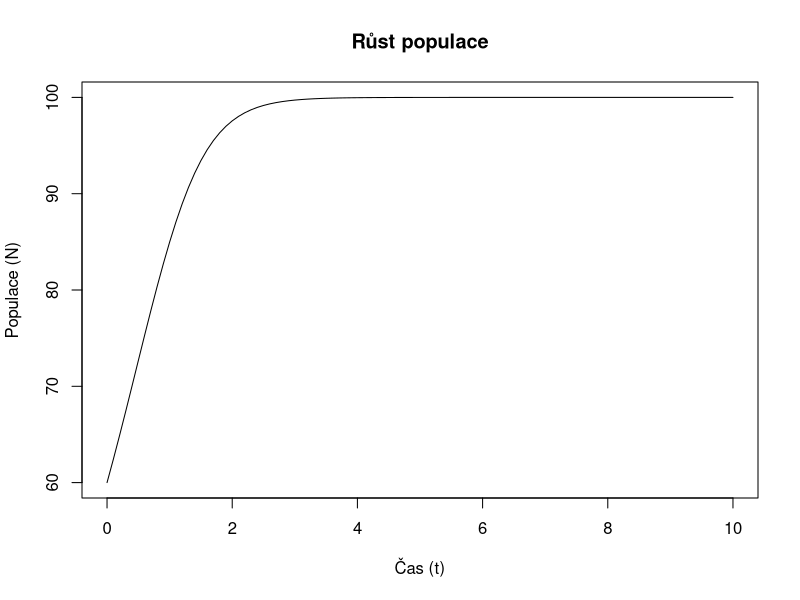
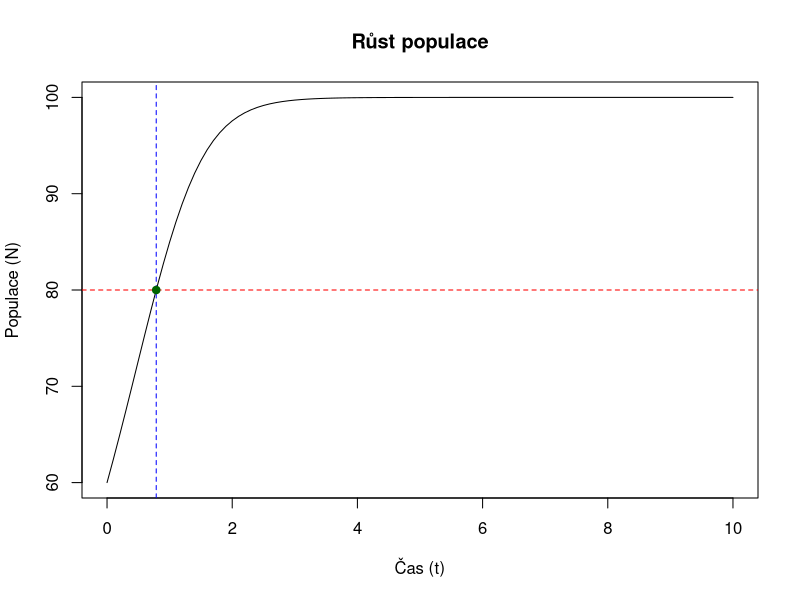
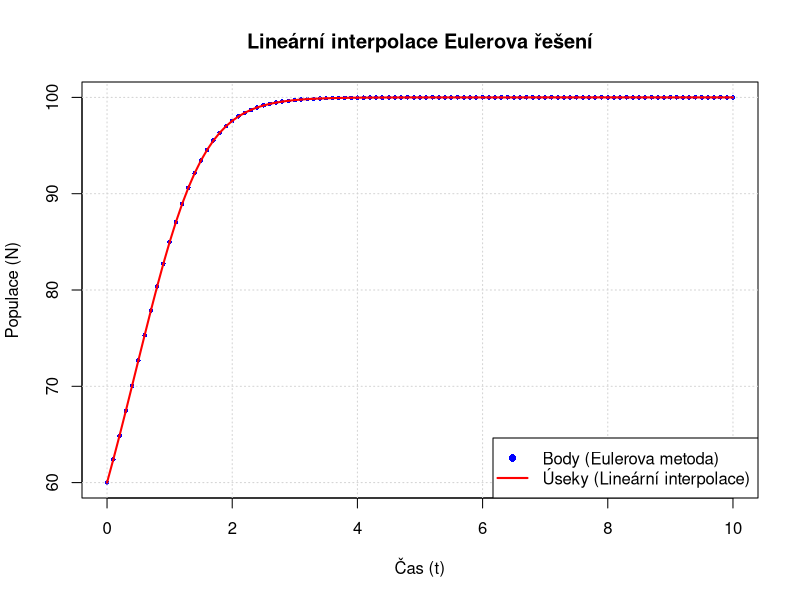
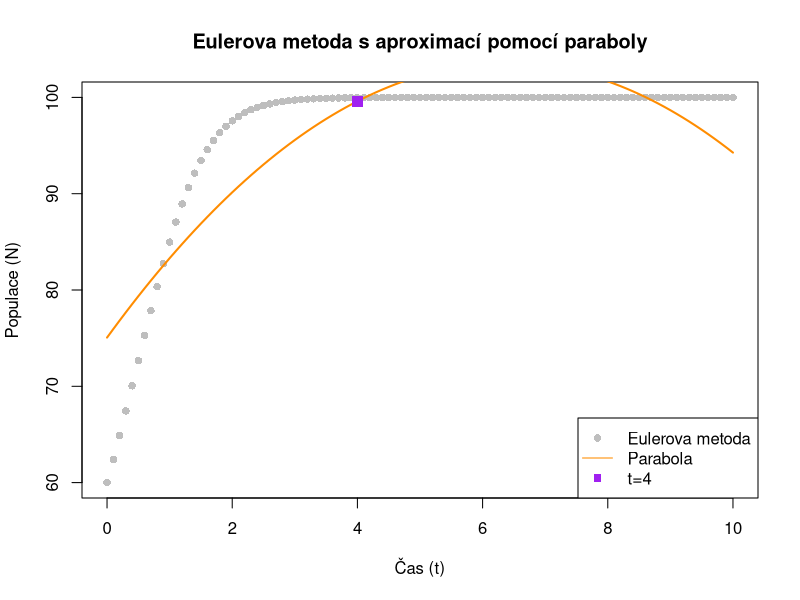

These figures' R source, in order:
# 1. Řešení diferenciální rovnice

PopulationModel <- function(N, r, A, K) {
  -r * N * (1 - N / A) * (1 - N / K)
}

# x0, y0 počáteční podmínky
EulerMethod <- function(f, x0, y0, h, n) {
  x <- numeric(n + 1)
  y <- numeric(n + 1)
  
  x[1] <- x0
  y[1] <- y0
  
  for (i in 1:n) {
    y[i + 1] <- y[i] + h * f(x[i], y[i])
    x[i + 1] <- x[i] + h
  }
  
  list(x = x, y = y)
}

# Metoda EulerMethod očekává funkci, která bude přijímat 2 parametry
# Tedy jakoby f(x, y), tedy diferenciální funkci (proto jsem vytvořil f_wrapped)
f_wrapped <- function(t, N) PopulationModel(N, r, A, K)

A <- 20
K <- 100
N0 <- 60
r <- 0.5
h <- 0.1  # Velikost kroku
n <- 100  # Počet kroků
# Tedy interval t=0 do t=10 (100*0.1 - Eulerova metoda se posune 100krát o 0.1, což v EulerMethod je h)

result <- EulerMethod(f = f_wrapped, x0 = 0, y0 = N0, h = h, n = n)
plot(result$x, result$y, type = "l", main = "Růst populace", xlab = "Čas (t)", ylab = "Populace (N)")

# 2. Lineární interpolace

# Hledám x pro y = 80 (resp. t pro N = 80)
target_N <- 80
t_at_80 <- NA

# Hledám v datech interval (dva sousední body), kde populace překročila 80
for (i in 1:(length(result$y) - 1)) {
  if ((result$y[i] <= target_N && result$y[i+1] >= target_N) ||
      (result$y[i] >= target_N && result$y[i+1] <= target_N)) {
    
    # Zde si získám [t1, N1], [t2, N2]
    t1 <- result$x[i]
    t2 <- result$x[i+1]
    N1 <- result$y[i]
    N2 <- result$y[i+1]
    
    # Vzorec pro lineární interpolaci v intervalu <N1, N2>
    t_at_80 <- t1 + (target_N - N1) * (t2 - t1) / (N2 - N1) 
    break
  }
}

# tk = 0.7858
print(paste("Čas, ve kterém populace dosáhne N = 80, je přibližně:", round(t_at_80, 4)))

plot(result$x, result$y, type = "l", main = "Růst populace", xlab = "Čas (t)", ylab = "Populace (N)")
abline(h = target_N, col = "red", lty = 2)
abline(v = t_at_80, col = "blue", lty = 2)
points(t_at_80, target_N, col = "darkgreen", pch = 19)

plot(result$x, result$y, col = "blue", pch = 16, cex = 0.6,
     xlab = "Čas (t)", ylab = "Populace (N)", 
     main = "Lineární interpolace Eulerova řešení")
grid()


for (i in 1:(length(result$x)-1)) {
  current_x <- c(result$x[i], result$x[i+1])
  current_y <- c(result$y[i], result$y[i+1])
  lines(current_x, current_y, col = "red", lwd = 2)
}

legend("bottomright", 
       legend = c("Body (Eulerova metoda)", "Úseky (Lineární interpolace)"), 
       col = c("blue", "red"), 
       pch = c(16, NA), 
       lty = c(NA, 1),
       lwd = 2)

# 3. Aproximace funkce parabolou

# Metoda nejmenších čtverců
GetCoefMNC <- function(x, y, phi) {
  m <- length(x)
  n <- length(phi(1))
  
  A <- matrix(0, nrow = n, ncol = m)
  for (j in 1:m) {
    A[, j] <- phi(x[j])
  }
  
  b <- c(A %*% y)
  A <- A %*% t(A)
  
  solve(A, b)
}

# Bázové funkce paraboly (ta má tvar a1 + a2x + a3x^2)
phi <- function(x) {
  return(c(1, x, x^2))
}

coefs <- GetCoefMNC(result$x, result$y, phi)
parabola <- function(x) {
  coefs[1] + coefs[2]*x + coefs[3]*x^2
}

t_pred <- 4
N_pred <- parabola(t_pred)

print(paste("Koeficienty paraboly:", paste(round(coefs, 4), collapse = ", ")))
print(paste("Odhadovaná populace v čase t =", t_pred, "je:", round(N_pred, 4)))

plot(result$x, result$y, type = "p", pch = 16, col = "grey", 
     main = "Eulerova metoda s aproximací pomocí paraboly", xlab = "Čas (t)", ylab = "Populace (N)")

curve(parabola(x), add = TRUE, col = "darkorange", lwd = 2)

points(t_pred, N_pred, col = "purple", pch = 15, cex = 1.5)
legend("bottomright", legend = c("Eulerova metoda", "Parabola", "t=4"),
       col = c("grey", "darkorange", "purple"), pch = c(16, NA, 15), lty = c(NA, 1, NA))